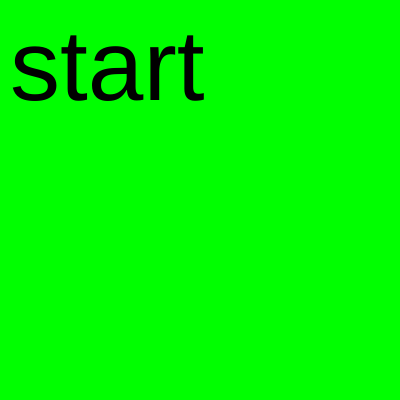
Frame 1 (no input)
Frame 60 (no input): identical to frame 1, image omitted
Frame 120 (the mouse pressed at the canvas centre since frame 60): identical to frame 1, image omitted

The p5.js sketch that drew this single still picture (run headless with seeded random() and noise() and a simulated clock; from frame 60 on, the mouse is pressed at the canvas centre):

// p5.js sketch
// ── sketch.js
// https://editor.p5js.org/jht9629-nyu/sketches/6HRN2MYyH
// Game States array

let slides = [drawStart, drawMenu, drawPlay];
let index = 0;

function setup() {
  createCanvas(400, 400)
}

function draw() {
  background(220);
  textSize(100);
  slides[index]();
}

function drawStart() {
  background(0, 255, 0);
  text("start", 10, 100);
}

function drawMenu() {
  background(255, 0, 0);
  text("menu", 10, 100);
}

function drawPlay() {
  background(255, 255, 0);
  text("play", 10, 100);
}

function mouseClicked() {
  index = (index + 1) % slides.length;
}

// TRY: click on left to go back, right to go next state

// https://editor.p5js.org/jht9629-nyu/sketches/-eVVn0lh2
// Game States explicit

// https://editor.p5js.org/jht9629-nyu/sketches/l3ELOjGdJ
// Game States

// https://editor.p5js.org/shawn/sketches
